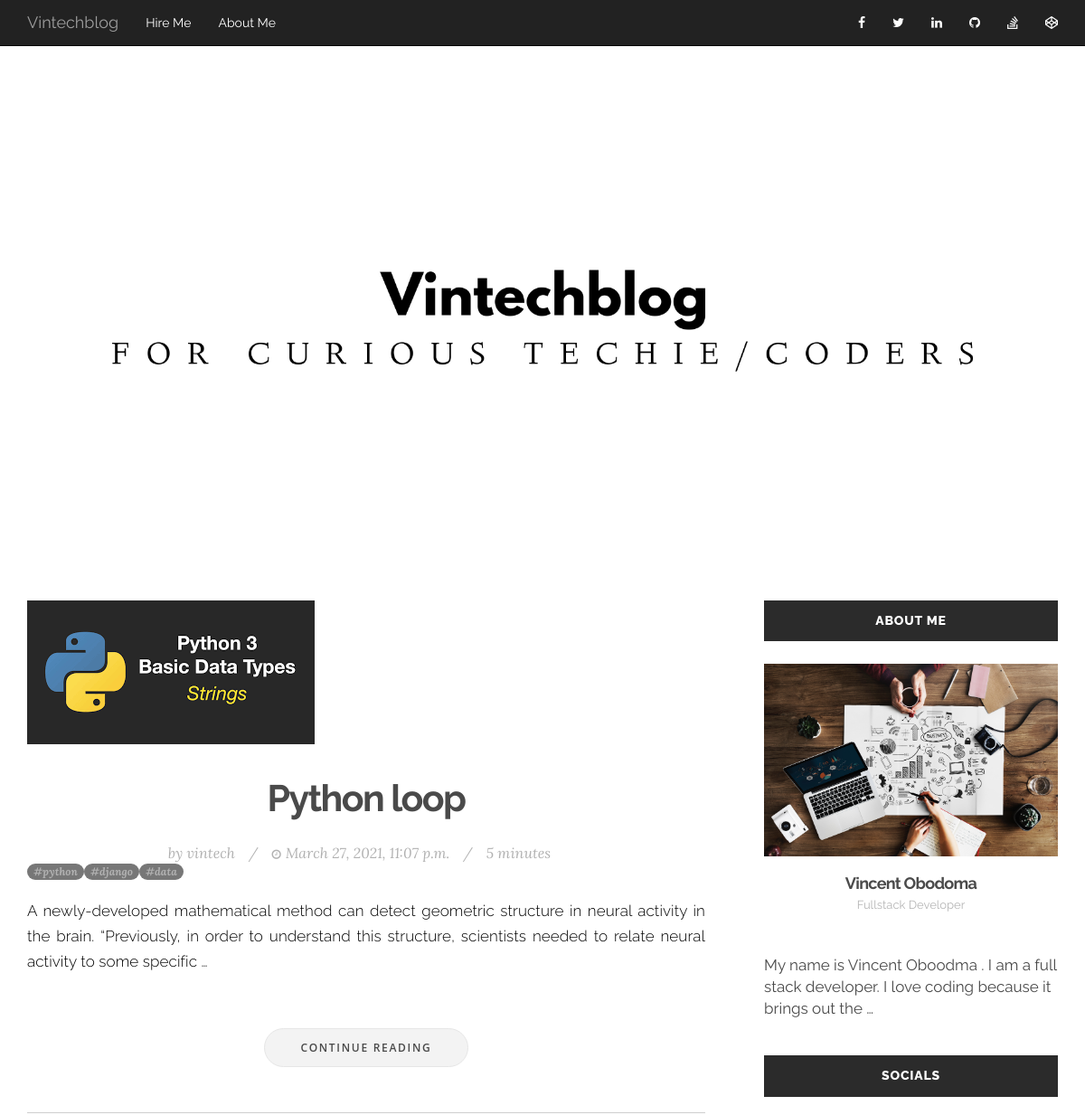
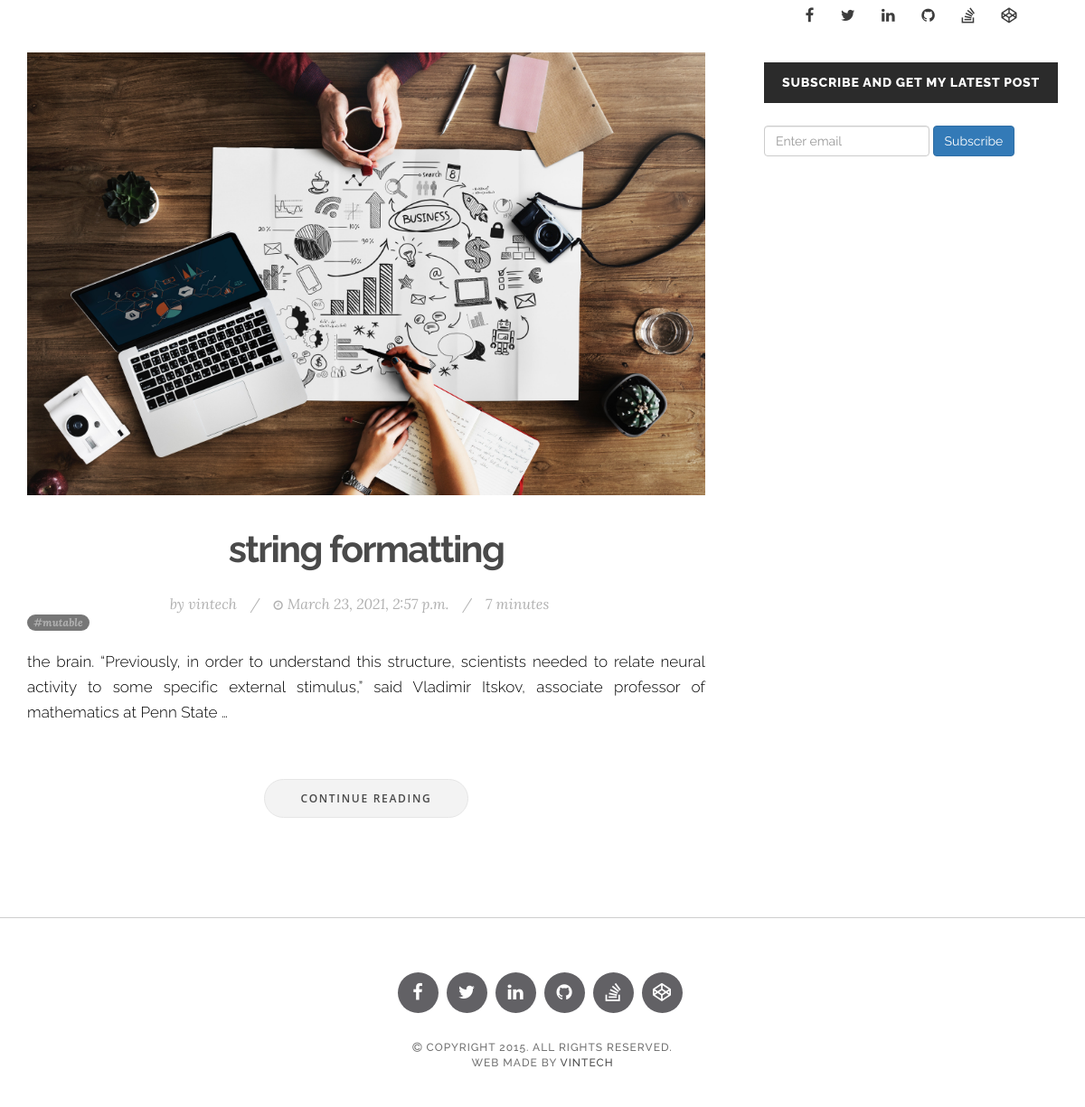
Page /python/ on the committed database (2 pictures, top to bottom).
### blog/models.py (models this page shows, shortened)
class Post(models.Model):
    title = models.CharField(max_length=400)
    body = models.TextField()
    meta_description = models.CharField(max_length=800, null=True, blank=True)
    slug = models.SlugField(max_length=400, unique_for_date='publish')
    publish = models.DateTimeField(default=timezone.now)
    roll_out = models.BooleanField(default=False)
    created = models.DateTimeField(auto_now_add=True)
    updated = models.DateField(auto_now=True)
    author = models.ForeignKey(User, on_delete=models.CASCADE, related_name="blog_post")
    category = models.ForeignKey(Category, on_delete=models.CASCADE)
    read_time = models.IntegerField(default=0)
    featured_post = models.BooleanField(default=False)
    image = models.ImageField(null=True, blank=True, upload_to='media/')
    tags = TaggableManager()
    class Meta:
        ordering = ('-publish',)
    def get_absolute_url(self):
        return reverse('blog:post_detail', args=[self.publish.year,
                             self.publish.strftime('%m'),
                             self.publish.strftime('%d'),
                             self.slug])

### blog/views.py (the view)
# urls.py: path('<slug:category_slug>/', views.category_detail_views, name = 'category_detail_views'),
def category_detail_views(request, category_slug):
    category = get_object_or_404(Category, category_slug=category_slug)
    posts = Post.objects.filter(category=category).order_by('-publish')
    about_me = about.objects.all()
    paginator = Paginator(posts, 2)  # 6 post per page
    page = request.GET.get('page', 1)
    try:
        page_obj = paginator.page(page)
    except PageNotAnInteger:
        page_obj = paginator.page(1)
    except EmptyPage:
        page_obj = paginator.page(paginator.num_pages)
    context = {'category':category, 'posts':posts, 'page_obj':page_obj,'about_me':about_me}
    return render(request, 'blog/category.html', context)

### blog/models.py (called while the page is built)
    def __str__(self):
        return self.name

    def __str__(self):
        return self.message

### templates/blog/category.html (shortened to what this page needs)
{% extends "base.html" %}
    {% block body %}
    {% load static %}
    <section>
        <div class="row">
            <div class="col-md-8">
                {% for post in page_obj %}
                <article class="blog-post">
                    <div class="blog-post-image">
                        {% if post.image %}
                        <a href=><img src="{{ post.image.url }}" alt="media"></a>
                        {% endif %}
                    </div>
                    <div class="blog-post-body">
                        <h2><a href="{{ post.get_absolute_url }}">{{ post.title }}</a></h2>
                        <div class="post-meta"><span>by <a href="#">{{ post.author }}</a></span>/<span><i class="fa fa-clock-o"></i>{{ post.created }}</span>/<span><a href="#">{{ post.read_time }} minutes</a></span>
                            <div style="display:flex">
                                {% for tag in post.tags.all %}
                                <a href="{% url 'blog:tagged' tag.slug %}" class="mr-1 badge badge-info">#{{ tag }}</a>
                                {% endfor %}
                            </div>
                    </div>
                        <p>{{ post.body|safe|truncatewords_html:30 }}</p>
                        <div class="read-more"><a href="{{ post.get_absolute_url }}">Continue Reading</a></div>
                    </div>
                </article>
                {% endfor %}
            </div>
            <div class="col-md-4 sidebar-gutter">
                <aside>
                <div class="sidebar-widget">
                    <h3 class="sidebar-title">About Me</h3>
                    <div class="widget-container widget-about">
                        <a href="{% url 'blog:aboutme' %}"><img src="{% static 'images/author.jpg' %}" alt=""></a>
                        <h4>Vincent Obodoma</h4>
                        <div class="author-title">Fullstack Developer</div>
                        <p><a href="{% url 'blog:aboutme' %}">{{ about_me|safe|truncatewords_html:20 }}</a></p>
                    </div>
                </div>
                <div class="sidebar-widget">
                    <h3 class="sidebar-title">Socials</h3>
                    <div class="widget-container">
                        <div class="widget-socials">
                           <a href="https://web.facebook.com/vincent.obodoma/"><i class="fa fa-facebook"></i></a>
                            <a href="https://twitter.com/vingeophysicist"><i class="fa fa-twitter"></i></a>
                            <a href="https://www.linkedin.com/in/vincent-obodoma-3353b9114/"><i class="fa fa-linkedin"></i></a>
                             <a href="https://github.com/vingeophysicist"><i class="fa fa-github"></i></a>
                             <a href="https://stackoverflow.com/users/10101331/obodoma-uzondu-vincent"><i class="fa fa-stack-overflow"></i></a>
                            <a href="https://codepen.io/vingeophysicist"><i class="fa fa-codepen"></i></a>
                        </div>
                    </div>
                </div>
                 <div class="sidebar-widget">
                    <h3 class="sidebar-title">Subscribe and get my latest post</h3>
                       <div class="widget-container widget-about">
                           <form id = "subscribe" class="signup-form form-inline justify-content-center pt-3" form method = 'POST'>
                               <div class="form-group">
                               <input type="email" id="email_id" name="email_id" class="form-control mr-md-1 semail" placeholder="Enter email">
                              </div>
                              <button type="submit" value = "Subscribe" id = "email_submit" class="btn btn-primary">Subscribe</button>
                            </form>
                       </div>
                </div>
                </div>
            </div>
       </div>
{% endblock %}

### static/css/style.css (style rules this page uses)
body { font-family: "Raleway", Sans-serif; -webkit-font-smoothing: antialiased; }
h1, h2, h3, h4, h5, h6 { letter-spacing: -0.04em; font-weight: 700; font-style: normal; font-family: "Raleway", Sans-serif; color: #4A4A4A; }
p { font-family: 'Raleway', sans-serif; font-size: 15px; font-weight: 400; line-height: 24px; color: #000; }
img { max-width: 100%; height: auto; }
a { color: #4A4A4A; }
a, a:hover, a:focus, a:active, a.active { outline: 0; text-decoration: none; }
section { padding-bottom: 60px; }
section:last-child { padding-bottom: 0px; }
.sidebar-gutter { padding-left: 50px; }
.blog-post { padding-bottom: 30px; margin-bottom: 60px; border-bottom: 1px solid #CECECE; }
.blog-post:last-child { border-bottom: none; }
.blog-post .blog-post-body { text-align: center; padding: 20px 0; }
.blog-post .blog-post-body h2 { margin: 0; padding: 15px 0px 20px; font-size: 41px; line-height: 49px; }
.blog-post .blog-post-body p { text-align: justify; font-size: 20px; font-weight: 300; line-height: 30px; color: #000; }
.blog-post .blog-post-body a { color: #4A4A4A; -webkit-transition: all 0.2s ease-out; -moz-transition: all 0.2s ease-out; -o-transition: all 0.2s ease-out; transition: all 0.2s ease-out; }
.blog-post .post-meta { margin: 5px 0 20px; font-weight: 400; font-size: 16px; color: #B1B1B1; font-family: "Lora"; font-style: italic; }
.blog-post .post-meta a { color: #B1B1B1; }
.blog-post .post-meta span { padding-left: 15px; padding-right: 15px; }
.blog-post .post-meta span:first-child { padding-left: 0; padding-right: 15px; }
.blog-post .post-meta i { padding-right: 5px; font-size: 12px; }
.blog-post .read-more a { display: inline-block; padding: 12px 40px; margin: 30px 0 0px; border: 1px solid; border-radius: 25px; border-color: #E6E6E6; background-color: #F3F3F3; font-family: "Open Sans", Sans-serif; text-transform: uppercase; font-weight: 600; font-size: 12px; letter-spacing: 1.7px; -webkit-transition: all 0.2s ease-out; -moz-transition: all 0.2s ease-out; -o-transition: all 0.2s ease-out; transition: all 0.2s ease-out; }
.sidebar-title { background-color: #2B2B2B; color: #fff; text-align: center; text-transform: uppercase; font-weight: 800; letter-spacing: 0.8px; font-size: 14px; padding: 15px 0; margin: 0 0 25px; font-family: "Raleway", Sans-serif; }
.sidebar-widget { margin-bottom: 40px; }
.widget-socials { text-align: center; }
.widget-socials a { margin: 3px 8px; padding: 5px; font-size: 17px; color: #3C3C3C; }
.widget-about img { width: 100%; }
.widget-about h4 { text-align: center; margin: 20px 0 5px; }
.widget-about .author-title { font-size: 13px; font-weight: 400; line-height: 20px; color: #B5B5B5; text-align: center; }
.widget-about p { margin-top: 10px; font-size: 17px; line-height: 24px; color: #000000; }

### rows in the picture
Post: image (picture), title "Python loop", author "vintech", created "March 27, 2021, 11:07 p.m.", read_time "5", body "A newly-developed mathematical method can detect geometric structure in neural activity in the brain. “Previously, in order to understand this structure, scientists needed to relate neural activity to some specific …"
Tag: name "python"
Tag: name "django"
Tag: name "data"
Post: image (picture), title "string formatting", author "vintech", created "March 23, 2021, 2:57 p.m.", read_time "7", body "the brain. “Previously, in order to understand this structure, scientists needed to relate neural activity to some specific external stimulus,” said Vladimir Itskov, associate professor of mathematics at Penn State …"
Tag: name "mutable"
